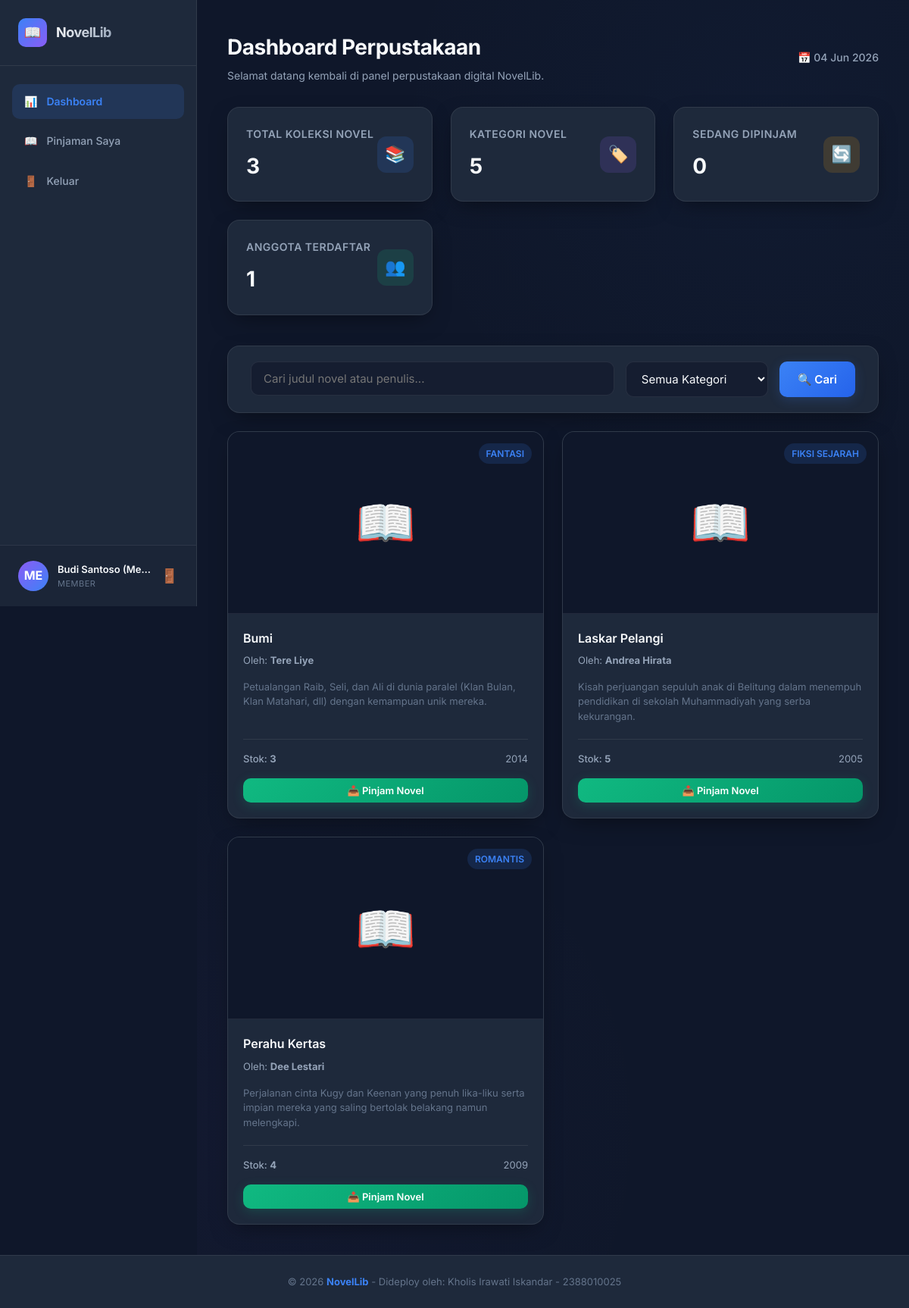
The app's page /dashboard.php (signed in) with its own data.
### tables this page shows
CREATE TABLE IF NOT EXISTS `novels` (
  `id` INT AUTO_INCREMENT PRIMARY KEY,
  `title` VARCHAR(150) NOT NULL,
  `author` VARCHAR(100) NOT NULL,
  `publisher` VARCHAR(100) DEFAULT NULL,
  `year` INT DEFAULT NULL,
  `category_id` INT DEFAULT NULL,
  `synopsis` TEXT DEFAULT NULL,
  `cover_image` VARCHAR(255) DEFAULT NULL,
  `stock` INT DEFAULT 1,
  `created_at` TIMESTAMP DEFAULT CURRENT_TIMESTAMP,
  FOREIGN KEY (`category_id`) REFERENCES `categories`(`id`) ON DELETE SET NULL ON UPDATE CASCADE
);

CREATE TABLE IF NOT EXISTS `categories` (
  `id` INT AUTO_INCREMENT PRIMARY KEY,
  `name` VARCHAR(50) NOT NULL UNIQUE,
  `description` TEXT DEFAULT NULL
);

### dashboard.php (the view, shortened to what this page needs)
<?php
require_once 'includes/header.php';
try {
    $stmt = $pdo->query("SELECT COUNT(*) FROM novels");
    $total_novels = $stmt->fetchColumn();
    $stmt = $pdo->query("SELECT COUNT(*) FROM categories");
    $total_categories = $stmt->fetchColumn();
    $stmt = $pdo->query("SELECT COUNT(*) FROM borrowings WHERE status = 'borrowed'");
    $total_borrowed = $stmt->fetchColumn();
    $stmt = $pdo->query("SELECT COUNT(*) FROM users WHERE role = 'member'");
    $total_members = $stmt->fetchColumn();
} catch (PDOException $e) {
    die("Gagal mengambil data statistik: " . $e->getMessage());
}
?>
<div class="stats-grid">
    <div class="stats-card">
        <div class="stats-info">
            <h3>Total Koleksi Novel</h3>
            <div class="value"><?php echo $total_novels; ?></div>
        </div>
        <div class="stats-icon blue">📚</div>
    </div>
    <div class="stats-card">
        <div class="stats-info">
            <h3>Kategori Novel</h3>
            <div class="value"><?php echo $total_categories; ?></div>
        </div>
        <div class="stats-icon purple">🏷️</div>
    </div>
    <div class="stats-card">
        <div class="stats-info">
            <h3>Sedang Dipinjam</h3>
            <div class="value"><?php echo $total_borrowed; ?></div>
        </div>
        <div class="stats-icon warning">🔄</div>
    </div>
    <div class="stats-card">
        <div class="stats-info">
            <h3>Anggota Terdaftar</h3>
            <div class="value"><?php echo $total_members; ?></div>
        </div>
        <div class="stats-icon success">👥</div>
    </div>
</div>
<?php if ($_SESSION['role'] === 'admin'): ?>
    <div class="card-section">
        <div class="section-title">
            <span>⏱️</span> Log Peminjaman Novel Terbaru (Aktif)
        </div>
        <div class="table-responsive">
            <table class="data-table">
                <thead>
                    <tr>
                        <th>Peminjam</th>
                        <th>Judul Novel</th>
                        <th>Tanggal Pinjam</th>
                        <th>Status</th>
                        <th>Aksi</th>
                    </tr>
                </thead>
                <tbody>
                    <?php
                    try {
                        $stmt = $pdo->query("
                            SELECT b.id, u.fullname, n.title, b.borrow_date, b.status
                            FROM borrowings b
                            JOIN users u ON b.user_id = u.id
                            JOIN novels n ON b.novel_id = n.id
                            WHERE b.status = 'borrowed'
                            ORDER BY b.borrow_date DESC
                            LIMIT 5
                        ");
                        $recent_borrowings = $stmt->fetchAll();
                        if (count($recent_borrowings) > 0) {
                            foreach ($recent_borrowings as $row) {
                                echo "<tr>";
                                echo "<td>" . htmlspecialchars($row['fullname']) . "</td>";
                                echo "<td>" . htmlspecialchars($row['title']) . "</td>";
                                echo "<td>" . htmlspecialchars(date('d-m-Y', strtotime($row['borrow_date']))) . "</td>";
                                echo "<td><span class='badge badge-warning'>Dipinjam</span></td>";
                                echo "<td>
                                        <a href='borrowings.php' class='btn btn-secondary' style='padding: 6px 12px; font-size: 12px;'>
                                            Kelola Transaksi
                                        </a>
                                      </td>";
                                echo "</tr>";
                            }
                        } else {
                            echo "<tr><td colspan='5' style='text-align: center; color: var(--text-muted);'>Tidak ada peminjaman aktif saat ini.</td></tr>";
                        }
                    } catch (PDOException $e) {
                        echo "<tr><td colspan='5'>Gagal memuat log terbaru: " . $e->getMessage() . "</td></tr>";
                    }
                    ?>
                </tbody>
            </table>
        </div>
    </div>
<?php else: ?>
    <div class="card-section" style="padding: 20px 30px; margin-bottom: 24px;">
        <form method="GET" action="dashboard.php" style="display: flex; gap: 15px; flex-wrap: wrap;">
            <div style="flex: 1; min-width: 250px;">
                <input type="text" name="search" class="input-control" placeholder="Cari judul novel atau penulis..." value="<?php echo isset($_GET['search']) ? htmlspecialchars($_GET['search']) : ''; ?>">
            </div>
            <div>
                <select name="category" class="input-control">
                    <option value="">Semua Kategori</option>
                </select>
            </div>
            <button type="submit" class="btn btn-primary">🔍 Cari</button>
        </form>
    </div>
    <div class="novel-grid">
        <?php
        try {
            $sql = "SELECT n.*, c.name AS category_name FROM novels n LEFT JOIN categories c ON n.category_id = c.id";
            $params = [];
            $sql .= " ORDER BY n.title ASC";
            $stmt = $pdo->prepare($sql);
            $stmt->execute($params);
            $novels = $stmt->fetchAll();
            if (count($novels) > 0) {
                foreach ($novels as $novel) {
                    $cover_src = 'assets/uploads/' . $novel['cover_image'];
                    $has_cover = !empty($novel['cover_image']) && file_exists($cover_src);
                    ?>
                    <div class="novel-card">
                        <div class="novel-card-cover">
                            <?php if ($has_cover): ?>
                                <img src="<?php echo $cover_src; ?>" alt="<?php echo htmlspecialchars($novel['title']); ?>">
                            <?php else: ?>
                                <div class="placeholder">📖</div>
                            <?php endif; ?>
                            <span class="novel-card-badge badge badge-primary">
                                <?php echo htmlspecialchars($novel['category_name'] ?? 'Umum'); ?>
                            </span>
                        </div>
                        <div class="novel-card-content">
                            <h3 class="novel-card-title" title="<?php echo htmlspecialchars($novel['title']); ?>">
                                <?php echo htmlspecialchars($novel['title']); ?>
                            </h3>
                            <div class="novel-card-author">
                                Oleh: <strong><?php echo htmlspecialchars($novel['author']); ?></strong>
                            </div>
                            <p class="novel-card-synopsis">
                                <?php echo htmlspecialchars($novel['synopsis'] ?: 'Tidak ada sinopsis untuk novel ini.'); ?>
                            </p>
                            <div class="novel-card-footer">
                                <span class="stock">Stok: <strong><?php echo $novel['stock']; ?></strong></span>
                                <span class="year"><?php echo $novel['year'] ?: '-'; ?></span>
                            </div>
                            <div style="margin-top: 15px;">
                                <?php if ($novel['stock'] > 0): ?>
                                    <form action="dashboard.php" method="POST" onsubmit="return confirm('Apakah Anda ingin meminjam novel ini?');">
                                        <button type="submit" class="btn btn-success btn-block" style="padding: 8px 16px; font-size: 13px;">
                                            📥 Pinjam Novel
                                        </button>
                                    </form>
                                <?php else: ?>
                                    <button class="btn btn-secondary btn-block" disabled style="padding: 8px 16px; font-size: 13px; cursor: not-allowed; opacity: 0.6;">
                                        ❌ Stok Habis
                                    </button>
                                <?php endif; ?>
                            </div>
                        </div>
                    </div>
                    <?php
                }
            } else {
                echo "<div style='grid-column: 1/-1; text-align: center; padding: 40px; color: var(--text-muted); background-color: var(--bg-secondary); border-radius: 16px; border: 1px dashed var(--border-color);'>
                        Tidak ada novel yang cocok dengan kriteria pencarian Anda.
                      </div>";
            }
        } catch (PDOException $e) {
            echo "<div style='grid-column: 1/-1;' class='alert alert-danger'>Gagal memuat novel: " . $e->getMessage() . "</div>";
        }
        ?>
    </div>
<?php endif; ?>
<?php
require_once 'includes/footer.php';
?>

### records on screen
novels: category.name "FANTASI", title "Bumi", author "Tere Liye", synopsis "Petualangan Raib, Seli, dan Ali di dunia paralel (Klan Bulan, Klan Matahari, dll) dengan kemampuan unik mereka.", stock "3", year "2014"
novels: category.name "FIKSI SEJARAH", title "Laskar Pelangi", author "Andrea Hirata", synopsis "Kisah perjuangan sepuluh anak di Belitung dalam menempuh pendidikan di sekolah Muhammadiyah yang serba kekurangan.", stock "5", year "2005"
novels: category.name "ROMANTIS", title "Perahu Kertas", author "Dee Lestari", synopsis "Perjalanan cinta Kugy dan Keenan yang penuh lika-liku serta impian mereka yang saling bertolak belakang namun melengkapi.", stock "4", year "2009"

### other values on screen
substr($_SESSION['username'], 0, 2) "ME"
$_SESSION['fullname'] "Budi Santoso (Me…"
$_SESSION['role'] "MEMBER"
$page_title "Dashboard Perpustakaan"
$page_desc "Selamat datang kembali di panel perpustakaan digital NovelLib."
$total_novels "3"
$total_categories "5"
$total_borrowed "0"
$total_members "1"
